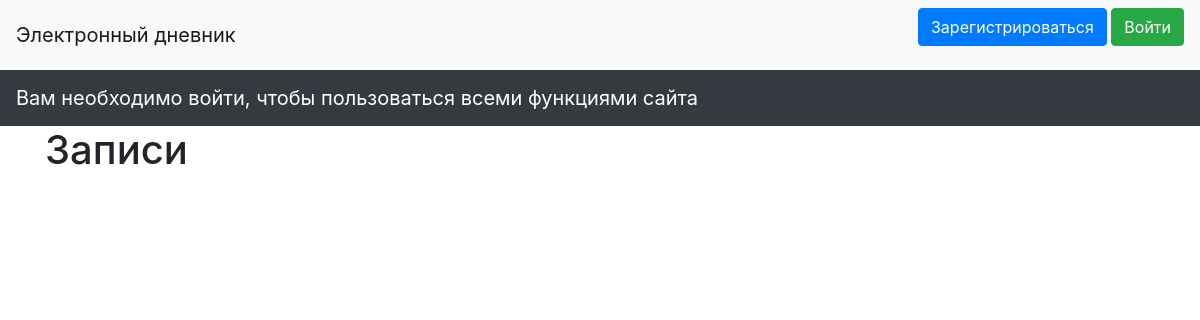
Before: / with the older database file.
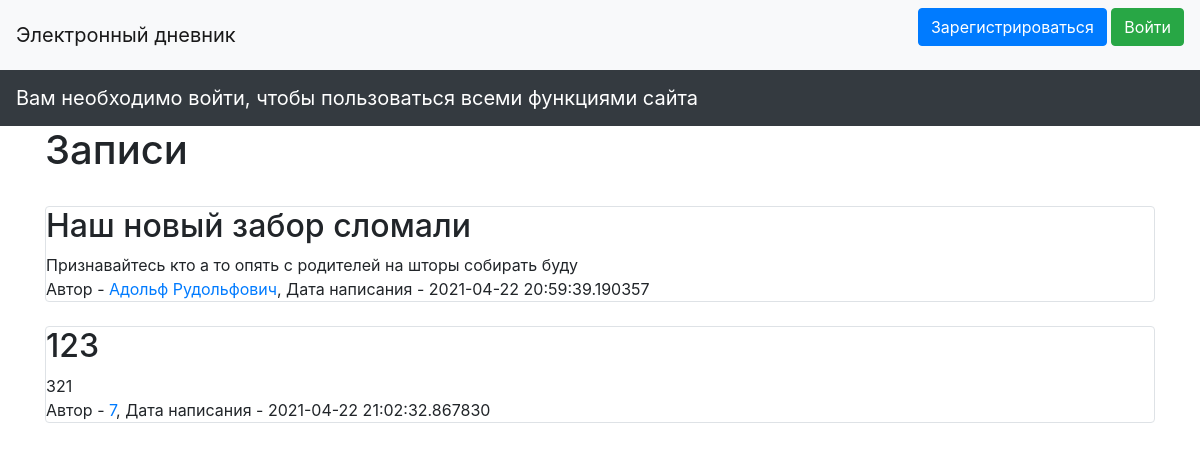
After: the same page with the newer database file.
### data/news.py (models this page shows)
class News(SqlAlchemyBase):
    __tablename__ = 'news'
    id = sqlalchemy.Column(sqlalchemy.Integer,
                           primary_key=True, autoincrement=True)
    title = sqlalchemy.Column(sqlalchemy.String, nullable=True)
    content = sqlalchemy.Column(sqlalchemy.String, nullable=True)
    created_date = sqlalchemy.Column(sqlalchemy.DateTime,
                                     default=datetime.datetime.now)
    is_private = sqlalchemy.Column(sqlalchemy.Boolean, default=True)
    user_id = sqlalchemy.Column(sqlalchemy.Integer,
                                sqlalchemy.ForeignKey("users.id"))
    user = orm.relation('User')

### data/users.py (models this page shows, shortened)
class User(SqlAlchemyBase, UserMixin):
    __tablename__ = 'users'
    id = sqlalchemy.Column(sqlalchemy.Integer,
                           primary_key=True, autoincrement=True)
    name = sqlalchemy.Column(sqlalchemy.String, nullable=True)
    about = sqlalchemy.Column(sqlalchemy.Integer, nullable=False)
    sub_info = sqlalchemy.Column(sqlalchemy.String, nullable=True)
    email = sqlalchemy.Column(sqlalchemy.String,
                              index=True, unique=True, nullable=True)
    hashed_password = sqlalchemy.Column(sqlalchemy.String, nullable=True)
    created_date = sqlalchemy.Column(sqlalchemy.DateTime,
                                     default=datetime.datetime.now)
    news = orm.relation("News", back_populates='user')

### main.py (the view)
@app.route("/")
def index():
    db_sess = db_session.create_session()
    if current_user.is_authenticated:
        news = db_sess.query(News)
    else:
        news = db_sess.query(News).filter(News.is_private != True)
    return render_template("index.html", news=news)

### data/db_session.py (called while the page is built)
def create_session() -> Session:
    global __factory
    return __factory()

### templates/index.html (shortened to what this page needs)
{% extends "base.html" %}
{% block content %}
<h1>Записи</h1>
<br>
{% for item in news%}
<div class="col-md6 border rounded">
    <h2>{{item.title}}</h2>
    <div>
        {{item.content}}
    </div>
    <div>
        Автор - <a href="/page/{{ item.user.id }}">{{item.user.name}}</a>, Дата написания - {{item.created_date}}
    </div>
</div>
<br>
{% endfor %}
{% endblock %}

### templates/base.html (shortened to what this page needs)
<!doctype html>
<html lang="en">
<head>
    <link rel="stylesheet"
          href="https://stackpath.bootstrapcdn.com/bootstrap/4.4.1/css/bootstrap.min.css"
>
</head>
<body>
<header>
    <nav class="navbar navbar-light bg-light">
        <a class="navbar-brand" href="/about">Электронный дневник</a>
        {% if current_user.is_authenticated %}
        <p>
            <a class="navbar-brand" href="/page/{{ current_user.id }}">{{ current_user.name }}</a>
            <a class="btn btn-danger" href="/logout">Выйти</a>
        </p>
{% else %}
    <p>
        <a class="btn btn-primary" href="/register">Зарегистрироваться</a>
        <a class="btn btn-success" href="/login">Войти</a>
    </p>
{% endif %}
    </nav>
</header>
<header>
    {% if current_user.is_authenticated %}
    <nav class="navbar navbar-dark bg-dark">
        <a class="navbar-brand" href="/">Записи</a>
        <a class="navbar-brand" href="/schedule">Расписание</a>
        <a class="navbar-brand" href="/mainteachers">Преподаватели основных предметов</a>
    </nav>
    {% else %}
    <nav class="navbar navbar-dark bg-dark">
        <a class="navbar-brand">Вам необходимо войти, чтобы пользоваться всеми функциями сайта</a>
    </nav>
    {% endif %}
</header>
<main role="main" class="container">
    {% block content %}{% endblock %}
</main>
</body>
</html>

Changed rows visible on the page:
added News: title "Наш новый забор сломали", content "Признавайтесь кто а то опять с родителей на шторы собирать буду", user.name "Адольф Рудольфович", created_date "2021-04-22 20:59:39.190357"
added News: title "123", content "321", user.name "7", created_date "2021-04-22 21:02:32.867830"
